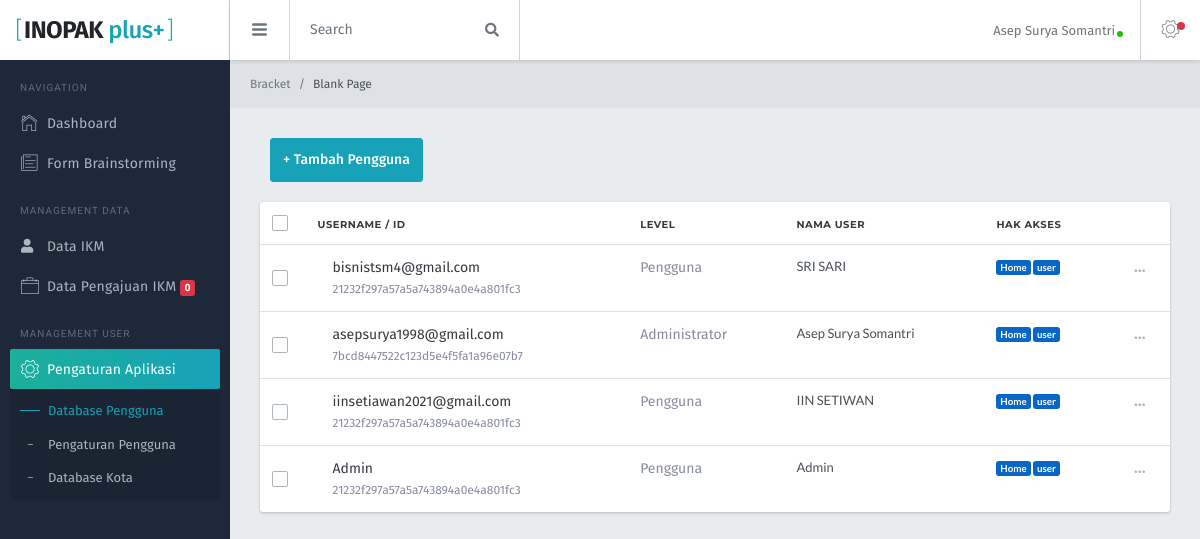
Screenshot of /view/pengguna/data_pengguna (signed in) with the database file from the repository.
### tables this page shows
CREATE TABLE `user` (
  `id_ikm` int(11) NOT NULL,
  `nama` varchar(30) NOT NULL,
  `username` varchar(30) NOT NULL,
  `password` varchar(255) NOT NULL,
  `level` int(2) NOT NULL,
  `id_kota` varchar(20) NOT NULL,
  `gambar` varchar(255) NOT NULL,
  `online` int(11) NOT NULL COMMENT '1=online 0=offline'
);

### view/pengguna/data_pengguna.php (the view, shortened to what this page needs)
<!DOCTYPE html>
<html lang="en">
<?php
$thispage = "pengguna" ;
$sub = "setting" ;
?>
  <head>
    <link href="../../lib/@fortawesome/fontawesome-free/css/all.min.css" rel="stylesheet">
		<link href="../../lib/ionicons/css/ionicons.min.css" rel="stylesheet">
		<link href="../../lib/highlightjs/styles/github.css" rel="stylesheet">
    <link href="../../lib/select2/css/select2.min.css" rel="stylesheet">
    <link href="../../lib/timepicker/jquery.timepicker.css" rel="stylesheet">
    <link href="../../lib/spectrum-colorpicker/spectrum.css" rel="stylesheet">
    <link href="../../lib/bootstrap-tagsinput/bootstrap-tagsinput.css" rel="stylesheet">
    <link href="../../lib/ion-rangeslider/css/ion.rangeSlider.css" rel="stylesheet">
    <link href="../../lib/ion-rangeslider/css/ion.rangeSlider.skinFlat.css" rel="stylesheet">
    <link rel="stylesheet" href="../../css/bracket.css">
  </head>
  <body>
    <?php
    include '../../asset/left_panel.php';
    ?>
    <?php
    include '../../asset/head_panel.php';
    ?>
    <?php
    include '../lib/koneksi.php';
    ?>
    <div class="br-mainpanel">
      <div class="br-pageheader">
        <nav class="breadcrumb pd-0 mg-0 tx-12">
          <a class="breadcrumb-item" href="index.html">Bracket</a>
          <span class="breadcrumb-item active">Blank Page</span>
        </nav>
      </div>
      <div class="br-pagebody pd-x-20 pd-sm-x-30">
      <div class="mg-t-20 pd-x-10 mg-b-20">
      <a href="" class="btn btn-info tx-medium" data-toggle="modal" data-target="#modaldemo2">+ Tambah Pengguna</a><br>
      </div>
      <?php include'../modal/alert.php';?>
        <div class="card bd-0 shadow-base">
          <table class="table mg-b-0 table-contact">
            <thead>
              <tr>
                <th class="wd-5p">
                  <label class="ckbox mg-b-0">
                  </label>
                </th>
                <th class="tx-10-force tx-mont tx-medium">Username / ID</th>
                <th class="tx-10-force tx-mont tx-medium">Level</th>
                <th class="tx-10-force tx-mont tx-medium">Nama User</th>
                <th class="tx-10-force tx-mont tx-medium">Hak Akses</th>
                <th class="wd-5p hidden-xs-down"></th>
              </tr>
            </thead>
            <tbody>
            <?php
              $query = "SELECT * FROM user";
              $result = mysqli_query($koneksi, $query);
            while($data2 = mysqli_fetch_assoc($result))
            {
             ?>
            <tr>
                <td class="valign-middle">
                  <label class="ckbox mg-b-0">
                  </label>
                </td>
                <td>
                  <div class="d-flex align-items-center">
                    <div class="mg-l-15">
                      <div class="tx-inverse"><?php echo $data2['username'] ?></div>
                      <span class="tx-12"><?php echo $data2['password'] ?></span>
                    </div>
                  </div>
                </td>
                <?php
                if($data2['level']=="1"){
                  echo"<td> Administrator </td>";
                }elseif($data2['level']=="2"){
                  echo"<td> Pengguna </td>";
                }elseif($data2['level']=="3"){
                  echo"<td> Pengguna Custom </td>";
                }
                ?>
                 <td><?php echo $data2['nama'] ?></td>
                <td>
                  <span class="badge badge-primary">Home</span>
                  <span class="badge badge-primary">user</span>
              </td>
                <td class="dropdown hidden-xs-down">
                  <a href="#" data-toggle="dropdown" class="btn pd-y-3 tx-gray-500 hover-info"><i class="icon ion-more"></i></a>
                </td>
              </tr>
              <?php }?>
            </tbody>
          </table>
        </div>
      </div>
    </div>
  </body>
</html>

### asset/left_panel.php (shortened to what this page needs)
<div class="br-logo"><a href=""><span>[</span>INOPAK <i>plus+</i><span>]</span></a></div>
<div id="myDIV">
    <div class="br-sideleft sideleft-scrollbar "id="Mymenu">
      <label class="sidebar-label pd-x-10 mg-t-20 op-3">Navigation</label>
      <ul  class="br-sideleft-menu">
      <li class="br-menu-item ">
          <a href="../admin/blank" class="br-menu-link <?php if($thispage =="dashboard") echo 'active' ?>">
            <i class="menu-item-icon icon ion-ios-home-outline tx-22"></i>
            <span class="menu-item-label">Dashboard</span>
          </a>
        </li>
        <li class="br-menu-item">
          <a href="../front_page/formulir" class="br-menu-link <?php if($thispage =="formulir") echo 'active' ?> ">
            <i class="menu-item-icon icon ion-ios-paper-outline tx-22"></i>
            <span class="menu-item-label">Form Brainstorming</span>
          </a>
        </li>
        <label class="sidebar-label pd-x-10 mg-t-20 op-3">Management Data</label>
        <li class="br-menu-item">
          <a href="../data_ukm/data_ukm?id_kota=0" class="br-menu-link <?php if($thispage =="ukm") echo 'active' ?>">
            <span class="menu-item-label">Data IKM</span>
          </a>
        </li>
        <?php
          include 'lib/koneksi.php';
          $sql = "SELECT * FROM tb_pengajuan where status='0'";
          $query = $koneksi->query($sql);
        ?>
        <li class="br-menu-item">
          <a href="../pengajuan/data_pengajuan" class="br-menu-link <?php if($thispage =="pengajuan") echo 'active' ?>">
            <i class="menu-item-icon icon ion-ios-briefcase-outline tx-22"></i>
            <span class="menu-item-label">Data Pengajuan IKM <span class="badge bg-danger tx-white"> <?php echo $query->num_rows ?> </span></span>
          </a>
        </li>
        <label class="sidebar-label pd-x-10 mg-t-20 op-3">Management User</label>
        <li class="br-menu-item">
          <a href="#" class="br-menu-link <?php if($sub =="setting") echo 'active show-sub' ?>">
            <i class="menu-item-icon icon ion-ios-gear-outline tx-24"></i>
            <span class="menu-item-label">Pengaturan Aplikasi</span>
          </a>
          <ul class="br-menu-sub">
            <li class="sub-item"><a href="../pengguna/data_pengguna" class="sub-link <?php if($thispage =="pengguna") echo 'active' ?>">Database Pengguna</a></li>
            <li class="sub-item"><a href="../pengguna/data_pengguna" class="sub-link <?php if($thispage =="data_pengguna") echo 'active' ?>">Pengaturan Pengguna</a></li>
            <li class="sub-item"><a href="../kota/data_kota" class="sub-link <?php if($thispage =="kota") echo 'active' ?>">Database Kota</a></li>
          </ul>
        </li>
        </ul>
      <br>
    </div>

### asset/head_panel.php (shortened to what this page needs)
<div class="br-header">
  <div class="br-header-left">
    <div class="navicon-left hidden-md-down"><a id="btnLeftMenu" href=""><i class="icon ion-navicon-round"></i></a></div>
    <div class="input-group hidden-xs-down wd-230 transition">
      <input id="searchbox" type="text" class="form-control" placeholder="Search">
      <span class="input-group-btn">
        <button class="btn btn-secondary" type="button"><i class="fa fa-search"></i></button>
      </span>
    </div>
  </div>
  <div class="br-header-right">
    <nav class="nav">
      <div class="dropdown">
        <a href="" class="nav-link nav-link-profile" data-toggle="dropdown">
          <span class="logged-name hidden-md-down"><?php echo $_SESSION['nama']; ?></span>
          <span class="square-10 bg-success"></span>
        </a>
      </div>
    </nav>
    <div class="navicon-right">
      <a id="btnRightMenu" href="" class="pos-relative">
        <i class="icon ion-ios-gear-outline"></i>
        <span class="square-8 bg-danger pos-absolute t-10 r--5 rounded-circle"></span>
      </a>
    </div>
  </div>
</div>

### view/modal/alert.php (shortened to what this page needs)
<link rel="stylesheet" href="../../lib/sweet_alert/sweetalert2.min.css">

### rows the page displays
user: username "bisnistsm4@gmail.com", password "21232f297a57a5a743894a0e4a801fc3", level "Pengguna", nama "SRI SARI"
user: username "asepsurya1998@gmail.com", password "7bcd8447522c123d5e4f5fa1a96e07b7", level "Administrator", nama "Asep Surya Somantri"
user: username "iinsetiawan2021@gmail.com", password "21232f297a57a5a743894a0e4a801fc3", level "Pengguna", nama "IIN SETIWAN"
user: username "Admin", password "21232f297a57a5a743894a0e4a801fc3", level "Pengguna", nama "Admin"

### other values shown
$query->num_rows "0"
$_SESSION['nama'] "Asep Surya Somantri"
